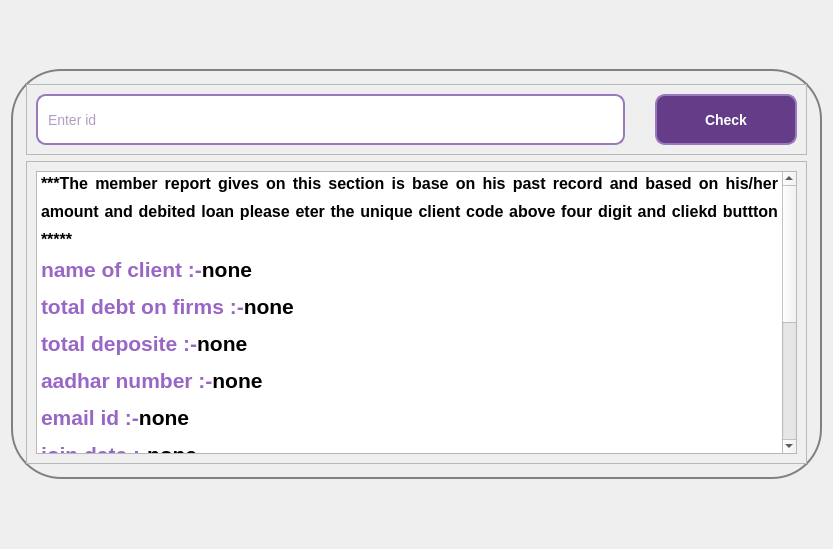
<?xml version="1.0" encoding="UTF-8"?>
<ui version="4.0">
 <class>reportFrame</class>
 <widget class="QFrame" name="reportFrame">
  <property name="geometry">
   <rect>
    <x>0</x>
    <y>0</y>
    <width>833</width>
    <height>549</height>
   </rect>
  </property>
  <property name="sizePolicy">
   <sizepolicy hsizetype="Fixed" vsizetype="Fixed">
    <horstretch>0</horstretch>
    <verstretch>0</verstretch>
   </sizepolicy>
  </property>
  <property name="windowTitle">
   <string>Frame</string>
  </property>
  <layout class="QHBoxLayout" name="horizontalLayout_2">
   <item>
    <widget class="QWidget" name="widget" native="true">
     <property name="sizePolicy">
      <sizepolicy hsizetype="Preferred" vsizetype="Preferred">
       <horstretch>0</horstretch>
       <verstretch>0</verstretch>
      </sizepolicy>
     </property>
     <property name="minimumSize">
      <size>
       <width>0</width>
       <height>0</height>
      </size>
     </property>
     <property name="maximumSize">
      <size>
       <width>16777215</width>
       <height>410</height>
      </size>
     </property>
     <property name="styleSheet">
      <string notr="true">#widget
{
border:2px solid gray;
border-radius:50px;
}</string>
     </property>
     <layout class="QVBoxLayout" name="verticalLayout_2">
      <property name="leftMargin">
       <number>15</number>
      </property>
      <property name="topMargin">
       <number>15</number>
      </property>
      <property name="rightMargin">
       <number>15</number>
      </property>
      <property name="bottomMargin">
       <number>15</number>
      </property>
      <item>
       <widget class="QFrame" name="frame">
        <property name="maximumSize">
         <size>
          <width>16777215</width>
          <height>71</height>
         </size>
        </property>
        <property name="frameShape">
         <enum>QFrame::StyledPanel</enum>
        </property>
        <property name="frameShadow">
         <enum>QFrame::Raised</enum>
        </property>
        <layout class="QHBoxLayout" name="horizontalLayout">
         <property name="spacing">
          <number>30</number>
         </property>
         <item>
          <widget class="QLineEdit" name="lineEdit">
           <property name="sizePolicy">
            <sizepolicy hsizetype="Preferred" vsizetype="Preferred">
             <horstretch>0</horstretch>
             <verstretch>0</verstretch>
            </sizepolicy>
           </property>
           <property name="styleSheet">
            <string notr="true">
QLineEdit {
    border: 2px solid #9A79BA;
    border-radius: 10px;
    padding: 8px;
    font-family: 'Segoe UI', sans-serif;
    font-size: 14px;
    color: #653C87;
    background-color: #FFFFFF;
    transition: background-color 0.3s ease, border-color 0.3s ease;
}

QLineEdit:hover {
    background-color: #F5F0FA;  /* Slightly lighter background on hover */
}

QLineEdit:focus {
    border: 2px solid #653C87;  /* Darker border on focus */
    background-color: #F5F5F5;  /* Slightly lighter background on focus */
}
</string>
           </property>
           <property name="placeholderText">
            <string>Enter id</string>
           </property>
          </widget>
         </item>
         <item>
          <widget class="QPushButton" name="pushButton_2">
           <property name="sizePolicy">
            <sizepolicy hsizetype="Preferred" vsizetype="Preferred">
             <horstretch>0</horstretch>
             <verstretch>0</verstretch>
            </sizepolicy>
           </property>
           <property name="maximumSize">
            <size>
             <width>142</width>
             <height>16777215</height>
            </size>
           </property>
           <property name="styleSheet">
            <string notr="true">QPushButton {
    background-color: #653C87; /* Dark purple background */
    color: #FFFFFF; /* White text */
    font-family: 'Segoe UI', sans-serif; /* Font family */
    font-size: 14px; /* Font size */
    font-weight: bold; /* Bold text */
    padding: 10px 20px; /* Padding */
    border: 2px solid #9A79BA; /* Light purple border */
    border-radius: 10px; /* Rounded corners */
    transition: background-color 0.3s ease, border-color 0.3s ease; /* Smooth transition */
}

QPushButton:hover {
    background-color: #9A79BA; /* Light purple background on hover */
    border-color: #653C87; /* Dark purple border on hover */
}

QPushButton:pressed {
    background-color: #E6D7FA; /* Lightest purple background on press */
    border-color: #553075; /* Darker purple border on press */
}
</string>
           </property>
           <property name="text">
            <string>Check</string>
           </property>
          </widget>
         </item>
        </layout>
       </widget>
      </item>
      <item>
       <widget class="QFrame" name="frame_2">
        <property name="maximumSize">
         <size>
          <width>16777215</width>
          <height>2000</height>
         </size>
        </property>
        <property name="frameShape">
         <enum>QFrame::StyledPanel</enum>
        </property>
        <property name="frameShadow">
         <enum>QFrame::Raised</enum>
        </property>
        <layout class="QGridLayout" name="gridLayout">
         <item row="0" column="0">
          <widget class="QTextEdit" name="textEdit">
           <property name="sizePolicy">
            <sizepolicy hsizetype="Preferred" vsizetype="Preferred">
             <horstretch>0</horstretch>
             <verstretch>0</verstretch>
            </sizepolicy>
           </property>
           <property name="html">
            <string>&lt;!DOCTYPE HTML PUBLIC &quot;-//W3C//DTD HTML 4.0//EN&quot; &quot;http://www.w3.org/TR/REC-html40/strict.dtd&quot;&gt;
&lt;html&gt;&lt;head&gt;&lt;meta name=&quot;qrichtext&quot; content=&quot;1&quot; /&gt;&lt;meta charset=&quot;utf-8&quot; /&gt;&lt;style type=&quot;text/css&quot;&gt;
p, li { white-space: pre-wrap; }
hr { height: 1px; border-width: 0; }
li.unchecked::marker { content: &quot;\2610&quot;; }
li.checked::marker { content: &quot;\2612&quot;; }
&lt;/style&gt;&lt;/head&gt;&lt;body style=&quot; font-family:'Segoe UI'; font-size:9pt; font-weight:400; font-style:normal;&quot;&gt;
&lt;p align=&quot;justify&quot; style=&quot; margin-top:0px; margin-bottom:0px; margin-left:0px; margin-right:0px; -qt-block-indent:0; text-indent:0px;&quot;&gt;&lt;span style=&quot; font-size:18pt; font-weight:700; vertical-align:super;&quot;&gt;***The member report gives on this section is base on his past record and based on his/her amount and debited loan please eter the unique client code above four digit and cliekd buttton *****&lt;/span&gt;&lt;/p&gt;
&lt;p align=&quot;justify&quot; style=&quot; margin-top:0px; margin-bottom:0px; margin-left:0px; margin-right:0px; -qt-block-indent:0; text-indent:0px;&quot;&gt;&lt;span style=&quot; font-size:24pt; font-weight:700; color:#9966c6; vertical-align:super;&quot;&gt;name of client :-&lt;/span&gt;&lt;span style=&quot; font-size:24pt; font-weight:700; color:#000000; vertical-align:super;&quot;&gt;none&lt;/span&gt;&lt;/p&gt;
&lt;p align=&quot;justify&quot; style=&quot; margin-top:0px; margin-bottom:0px; margin-left:0px; margin-right:0px; -qt-block-indent:0; text-indent:0px;&quot;&gt;&lt;span style=&quot; font-size:24pt; font-weight:700; color:#9966c6; vertical-align:super;&quot;&gt;total debt on firms :-&lt;/span&gt;&lt;span style=&quot; font-size:24pt; font-weight:700; color:#000000; vertical-align:super;&quot;&gt;none&lt;/span&gt;&lt;/p&gt;
&lt;p align=&quot;justify&quot; style=&quot; margin-top:0px; margin-bottom:0px; margin-left:0px; margin-right:0px; -qt-block-indent:0; text-indent:0px;&quot;&gt;&lt;span style=&quot; font-size:24pt; font-weight:700; color:#9966c6; vertical-align:super;&quot;&gt;total deposite :-&lt;/span&gt;&lt;span style=&quot; font-size:24pt; font-weight:700; color:#000000; vertical-align:super;&quot;&gt;none&lt;/span&gt;&lt;/p&gt;
&lt;p align=&quot;justify&quot; style=&quot; margin-top:0px; margin-bottom:0px; margin-left:0px; margin-right:0px; -qt-block-indent:0; text-indent:0px;&quot;&gt;&lt;span style=&quot; font-size:24pt; font-weight:700; color:#9966c6; vertical-align:super;&quot;&gt;aadhar number :-&lt;/span&gt;&lt;span style=&quot; font-size:24pt; font-weight:700; color:#000000; vertical-align:super;&quot;&gt;none&lt;/span&gt;&lt;/p&gt;
&lt;p align=&quot;justify&quot; style=&quot; margin-top:0px; margin-bottom:0px; margin-left:0px; margin-right:0px; -qt-block-indent:0; text-indent:0px;&quot;&gt;&lt;span style=&quot; font-size:24pt; font-weight:700; color:#9966c6; vertical-align:super;&quot;&gt;email id :-&lt;/span&gt;&lt;span style=&quot; font-size:24pt; font-weight:700; color:#000000; vertical-align:super;&quot;&gt;none&lt;/span&gt;&lt;/p&gt;
&lt;p align=&quot;justify&quot; style=&quot; margin-top:0px; margin-bottom:0px; margin-left:0px; margin-right:0px; -qt-block-indent:0; text-indent:0px;&quot;&gt;&lt;span style=&quot; font-size:24pt; font-weight:700; color:#9966c6; vertical-align:super;&quot;&gt;join date :-&lt;/span&gt;&lt;span style=&quot; font-size:24pt; font-weight:700; color:#000000; vertical-align:super;&quot;&gt;none&lt;/span&gt;&lt;/p&gt;
&lt;p align=&quot;justify&quot; style=&quot; margin-top:0px; margin-bottom:0px; margin-left:0px; margin-right:0px; -qt-block-indent:0; text-indent:0px;&quot;&gt;&lt;span style=&quot; font-size:24pt; font-weight:700; color:#9966c6; vertical-align:super;&quot;&gt;city :-&lt;/span&gt;&lt;span style=&quot; font-size:24pt; font-weight:700; color:#000000; vertical-align:super;&quot;&gt;none&lt;/span&gt;&lt;/p&gt;
&lt;p align=&quot;justify&quot; style=&quot; margin-top:0px; margin-bottom:0px; margin-left:0px; margin-right:0px; -qt-block-indent:0; text-indent:0px;&quot;&gt;&lt;span style=&quot; font-size:24pt; font-weight:700; color:#9966c6; vertical-align:super;&quot;&gt;aadhar number :-&lt;/span&gt;&lt;span style=&quot; font-size:24pt; font-weight:700; color:#000000; vertical-align:super;&quot;&gt;none&lt;/span&gt;&lt;/p&gt;
&lt;p align=&quot;justify&quot; style=&quot; margin-top:0px; margin-bottom:0px; margin-left:0px; margin-right:0px; -qt-block-indent:0; text-indent:0px;&quot;&gt;&lt;span style=&quot; font-size:24pt; font-weight:700; color:#9966c6; vertical-align:super;&quot;&gt;mobile numebr :-&lt;/span&gt;&lt;span style=&quot; font-size:24pt; font-weight:700; color:#000000; vertical-align:super;&quot;&gt;none&lt;/span&gt;&lt;/p&gt;
&lt;p align=&quot;justify&quot; style=&quot; margin-top:0px; margin-bottom:0px; margin-left:0px; margin-right:0px; -qt-block-indent:0; text-indent:0px;&quot;&gt;&lt;span style=&quot; font-size:24pt; font-weight:700; color:#9966c6; vertical-align:super;&quot;&gt;nomine name :-&lt;/span&gt;&lt;span style=&quot; font-size:24pt; font-weight:700; color:#000000; vertical-align:super;&quot;&gt;none&lt;/span&gt;&lt;/p&gt;
&lt;p align=&quot;justify&quot; style=&quot; margin-top:0px; margin-bottom:0px; margin-left:0px; margin-right:0px; -qt-block-indent:0; text-indent:0px;&quot;&gt;&lt;span style=&quot; font-size:24pt; font-weight:700; color:#9966c6; vertical-align:super;&quot;&gt;nomine aadhar :-&lt;/span&gt;&lt;span style=&quot; font-size:24pt; font-weight:700; color:#000000; vertical-align:super;&quot;&gt;none&lt;/span&gt;&lt;/p&gt;
&lt;p align=&quot;justify&quot; style=&quot; margin-top:0px; margin-bottom:0px; margin-left:0px; margin-right:0px; -qt-block-indent:0; text-indent:0px;&quot;&gt;&lt;span style=&quot; font-size:14pt; font-weight:700; color:#000000; vertical-align:super;&quot;&gt;caution :- this inofrmation only for admin purpous&lt;/span&gt;&lt;/p&gt;&lt;/body&gt;&lt;/html&gt;</string>
           </property>
          </widget>
         </item>
        </layout>
       </widget>
      </item>
     </layout>
    </widget>
   </item>
  </layout>
 </widget>
 <resources/>
 <connections/>
</ui>
